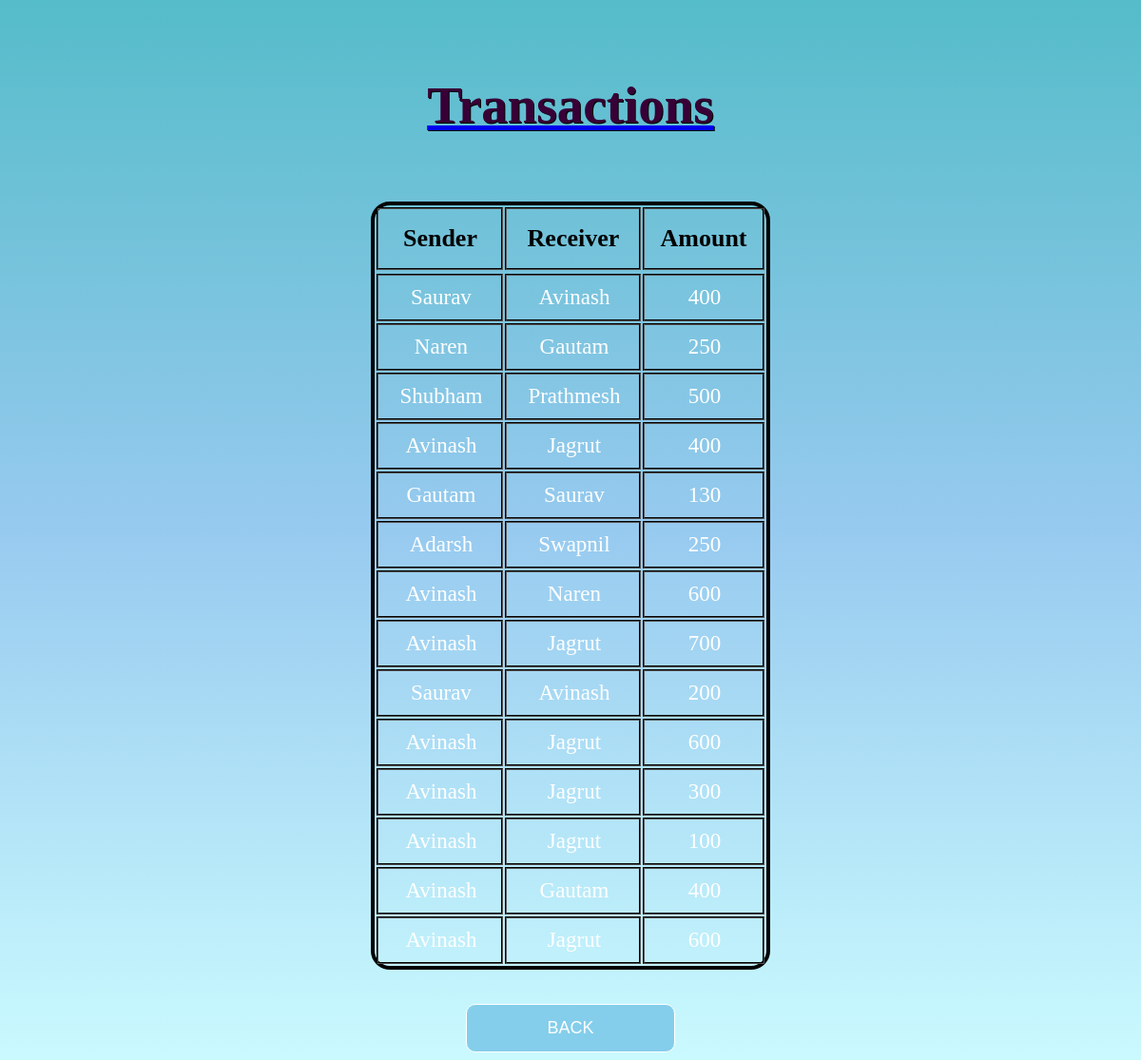
/transaction.php, run on the app's committed database.
### tables this page shows
CREATE TABLE `mini_statement` (
  `sender` varchar(55) DEFAULT NULL,
  `receiver` varchar(55) DEFAULT NULL,
  `amount` varchar(55) DEFAULT NULL
);

### transaction.php (the view, shortened to what this page needs)
<?php
$con=mysqli_connect('localhost','root','','bankdata');
$q="select *from mini_statement";
$result=mysqli_query($con,$q);
?>
<!DOCTYPE html>
<html>
	<head>
	</head>
	<body>
		<ul class="nav-ul">
	<a href="index.php">
		<h2 style=" font-family:Agency FB; font-size: 55px;color:#380036; float: center;">Transactions</h2>
	</a>
	</ul>
		<table class="flat-table-1">
			<tr>
				<th>Sender</th>
				<th>Receiver</th>
				<th>Amount</th>
			</tr>
			<tr>
			<?php while($row = $result->fetch_assoc()) { ?>
			<tr>
				<td><?php echo $row["sender"]; ?></td>
				<td><?php echo $row["receiver"]; ?></td>
				<td><?php echo $row["amount"]; ?></td>
			</tr>
			<?php } ?>
		</table>
		<br>
		<br>
		<form action="index.php" method="post">
			<div class="buttons">
	<a href="index.php">
    <button class="glow-on-hover">BACK</button>
	</a>
		</form>
	</body>
</html>

### data on the page
mini_statement: sender "Saurav", receiver "Avinash", amount "400"
mini_statement: sender "Naren", receiver "Gautam", amount "250"
mini_statement: sender "Shubham", receiver "Prathmesh", amount "500"
mini_statement: sender "Avinash", receiver "Jagrut", amount "400"
mini_statement: sender "Gautam", receiver "Saurav", amount "130"
mini_statement: sender "Adarsh", receiver "Swapnil", amount "250"
mini_statement: sender "Avinash", receiver "Naren", amount "600"
mini_statement: sender "Avinash", receiver "Jagrut", amount "700"
mini_statement: sender "Saurav", receiver "Avinash", amount "200"
mini_statement: sender "Avinash", receiver "Jagrut", amount "600"
mini_statement: sender "Avinash", receiver "Jagrut", amount "300"
mini_statement: sender "Avinash", receiver "Jagrut", amount "100"
mini_statement: sender "Avinash", receiver "Gautam", amount "400"
mini_statement: sender "Avinash", receiver "Jagrut", amount "600"
